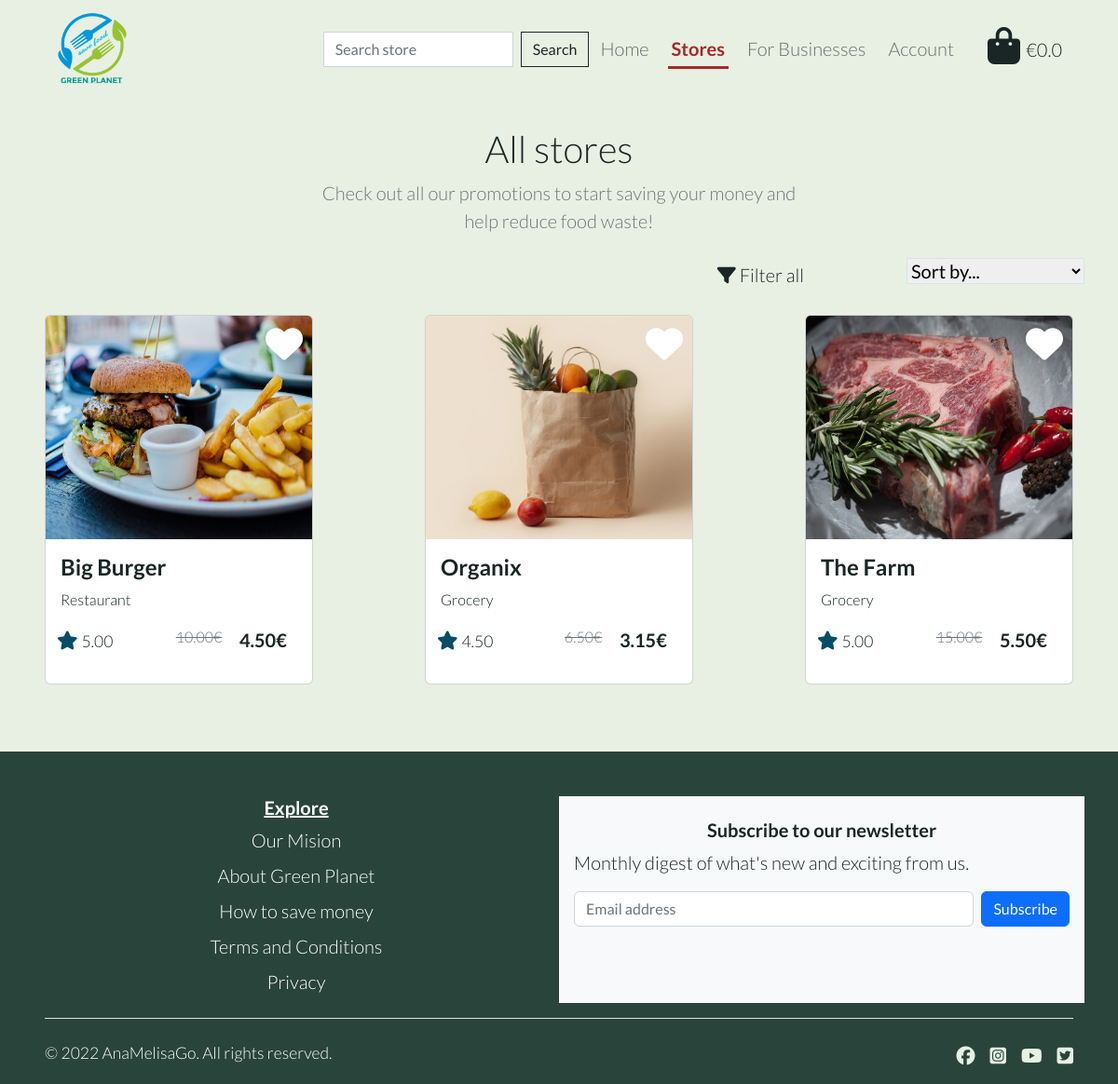
The page /stores/ on the database as committed earlier.
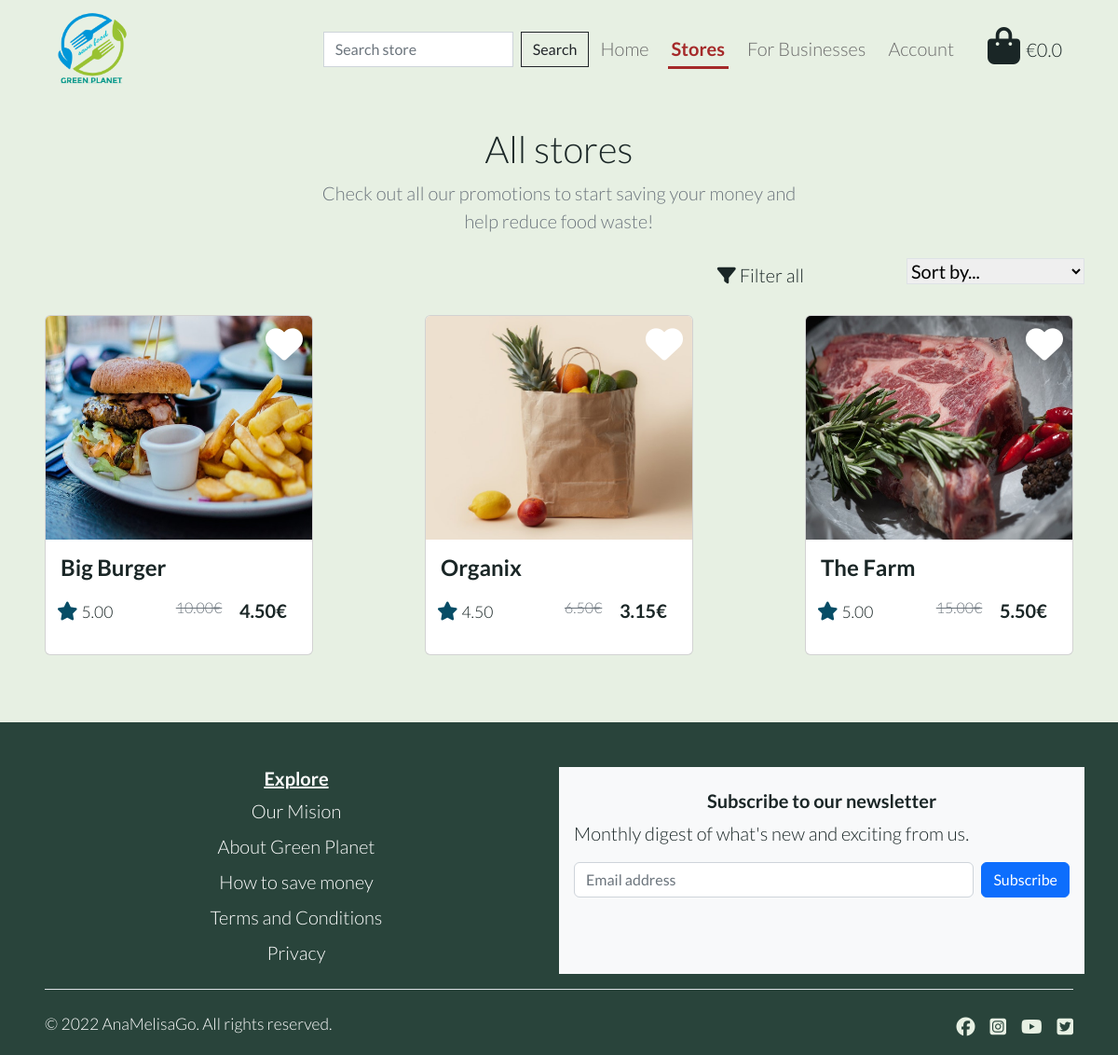
The same page on the database as committed later.
### store/models.py (models this page shows, shortened)
class Store(models.Model):
    business_type = models.ForeignKey(
        'BusinessType', null=True, blank=True, on_delete=models.SET_NULL
    )
    store_name = models.CharField(max_length=255)
    details = models.TextField()
    address = models.TextField()
    original_price = models.DecimalField(max_digits=6, decimal_places=2)
    price = models.DecimalField(max_digits=6, decimal_places=2)
    rating = models.DecimalField(
        max_digits=6, decimal_places=2, null=True, blank=True
    )
    favourites = models.ManyToManyField(
        User, related_name='favourite', default=None, blank=True
    )
    image = models.ImageField(null=True, blank=True)
    def __str__(self):
        return self.store_name

class BusinessType(models.Model):
    name = models.CharField(max_length=255)
    friendly_name = models.CharField(max_length=255, null=True, blank=True)

### store/views.py (the view, shortened to what this page needs)
# urls.py: path('', views.all_stores, name='all_stores'),
def all_stores(request):
    stores = Store.objects.all()
    query = None
    business_types = None
    sort = None
    direction = None
    current_sorting = f'{sort}_{direction}'
    context = {
        'store': 'active',
        'all_stores': 'active',
        'stores': stores,
        'current_type': 'business_types',
        'current_sorting': current_sorting,
    }
    return render(request, 'stores/all_stores.html', context)

### bag/contexts.py (called while the page is built, shortened)
def bag_contents(request):
    bag_items = []
    grand_total = 0
    bag = request.session.get('bag', {})
    context = {
        'bag_items': bag_items,
        'grand_total': grand_total,
    }
    return context

### store/templates/stores/all_stores.html (shortened to what this page needs)
{% extends "base.html" %}
{% load static %}
{% block content %}
<main>
    <section class="py-2 text-center container">
        <div class="row">
            <div class="col-lg-6 col-md-8 mx-auto">
                <h1 class="fw-light">All stores</h1>
                <p class="lead text-muted">
                    Check out all our promotions to start saving your money and help reduce food waste!
                </p>
            </div>
        </div>
    </section>
    <section>
        <div class="row me-4">
            <div class="col-lg-3 col-md-4 col-sm-6 offset-lg-6 offset-md-4">
                <div class="dropdown d-flex gap-5 justify-content-end">
                    <a class="p-1 filter-link" href="#" role="button" data-bs-toggle="dropdown" aria-expanded="false">
                        <i class="fas fa-filter"></i>
                        <span>Filter all</span>
                    </a>
                </div>
            </div>
            <div class="col-lg-3 col-md-4 col-sm-6">
                <div class="sort-select-wrapper text-end">
                    <select id="filter-selector" class="custom-select custom-select-sm rounded-0 border border-{% if current_sorting != 'None_None' %}info{% else %}black{% endif %}">
                        <option value="reset" {% if current_sorting == 'None_None' %}selected{% endif %}>Sort by...</option>
                    </select>
                </div>
            </div>
        </div>
    </section>
    <div class="row row-cols-sm-1 row-cols-md-2 row-cols-lg-3 d-flex justify-content-center mb-5">
        {% for store in stores %}
        <div class="col my-4 d-flex justify-content-center">
            <div class="card position-relative" style="width: 18rem;">
                <a class="hvr-icon-grow" href="#">
                    <i class="fas fa-heart add-favourite fs-1 text-white hvr-icon"></i>
                </a>
                {% if store.image %}
                <a href="{% url 'store_detail' store.id %}">
                    <img src="{{ store.image.url }}" class="card-img-top" alt="{{ store.store_name }}">
                </a>
                {% else %}
                <a href="{% url 'store_detail' store.id %}">
                    <img src="{{ MEDIA_URL }}no-image.jpg" class="card-img-top" alt="{{ store.store_name }}">
                </a>
                {% endif %}
                <div class="card-body">
                    <a class="store-card-title" href="#">
                        <h4 class="card-title fw-bold">{{ store.store_name }}</h4>
                    </a>
                    <p class="card-text fs-6">{{ store.business_type.friendly_name }}</p>
                    <div class="row text-end">
                        <div class="col-4 px-2 text-start">
                            <p><i class="fas fa-star text-dark-ocean"></i> <small>{{ store.rating }}</small></p>
                        </div>
                        <div class="col-3 px-0 offset-1">
                            <p class="text-decoration-line-through text-muted fs-6">{{ store.original_price }}€</p>
                        </div>
                        <div class="col-3 px-0">
                            <p class="fw-bold">{{ store.price }}€</p>
                        </div>
                    </div>
                </div>
            </div>
        </div>
        {% endfor %}
    </div>
</main>
{% endblock %}

### templates/base.html (shortened to what this page needs)
{% load static %}
<!doctype html>
<html lang="en">
<head>
    {% block core_css %}
    <link href="https://cdn.jsdelivr.net/npm/bootstrap@5.2.2/dist/css/bootstrap.min.css" rel="stylesheet"
>
    <link rel="stylesheet" href="https://cdnjs.cloudflare.com/ajax/libs/hover.css/2.3.1/css/hover-min.css"
 />
    <link rel="stylesheet" href="{% static 'css/base.css' %}">
    {% endblock %}
</head>
<body>
    <header class="container-fluid fixed-top g-0">
        <nav class="navbar navbar-expand-lg bg-white-leaf">
            <div class="container-fluid">
                <a class="navbar-brand ms-lg-5 mx-2" href="{% url 'home' %}">
                    <img class="logo" src="{{ MEDIA_URL }}green-planet-logo.png" alt="Logo">
                </a>
                {% include 'includes/main-nav.html' %}
                <div class="d-none d-lg-block mb-2 me-5 {{ bag }}">
                    <a class="nav-link {% if grand_total %}fw-bold{% endif %}" href="{% url 'view_bag' %}">
                        <span class="fs-2">
                            <i class="fas fa-shopping-bag fa-lg"></i>
                        </span>
                        <span class="my-0">
                            {% if grand_total %}
                                €{{ grand_total|floatformat:2 }}
                            {% else %}
                                €0.0
                            {% endif %}
                        </span>
                    </a>
                </div>
            </div>
        </nav>
    </header>
    {% block content %}
    {% endblock %}
    {% include 'includes/footer.html' %}
</body>
</html>

### templates/includes/main-nav.html (shortened to what this page needs)
<div class="collapse navbar-collapse justify-content-end me-4" id="main-navbar">
    <form method="GET" action="{% url 'all_stores' %}" class="d-flex" role="search">
        <input class="form-control me-2 rounded-0" type="text" name="q" placeholder="Search store" aria-label="Search store">
        <button class="btn btn-outline-dark rounded-0" type="submit">Search</button>
    </form>
    <ul class="navbar-nav mb-2 mb-lg-0">
        <li class="nav-item mx-lg-2">
            <a class="nav-link {{ home }} p-1" aria-current="page" href="{% url 'home' %}">Home</a>
        </li>
        <li class="nav-item dropdown mx-lg-2">
            <a class="nav-link p-1 {{ store }} {{ stores }}" href="#" role="button" data-bs-toggle="dropdown" aria-expanded="false">
                Stores
            </a>
        </li>
        <li class="nav-item mx-lg-2">
            <a class="nav-link {{ business }} p-1" aria-current="page" href="#">For Businesses</a>
        </li>
        <li class="nav-item dropdown mx-lg-2">
            <a class="nav-link p-1" href="#" role="button" data-bs-toggle="dropdown" aria-expanded="false">
                Account
            </a>
        </li>
    </ul>
</div>

### templates/includes/footer.html (shortened to what this page needs)
<div class="container-fluid bg-dark-tree g-0">
    <footer class="pt-5 pb-0 px-5">
        <div class="row">
            <div class="col-lg-4 col-md-12 offset-lg-1 col-md-2 mb-3 text-center">
                <h5 class="text-white fw-bold text-decoration-underline">Explore</h5>
                <ul class="nav flex-column">
                    <li class="nav-item mb-2"><a href="#" class="nav-link p-0 text-white">Our Mision</a></li>
                    <li class="nav-item mb-2"><a href="#" class="nav-link p-0 text-white">About Green Planet</a></li>
                    <li class="nav-item mb-2"><a href="#save-money" class="nav-link p-0 text-white">How to save money</a></li>
                    <li class="nav-item mb-2"><a href="{% url 'terms' %}" class="nav-link p-0 text-white">Terms and Conditions</a></li>
                    <li class="nav-item mb-2"><a href="{% url 'privacy' %}" class="nav-link p-0 text-white">Privacy</a></li>
                </ul>
            </div>
            <div class="col-lg-6 col-md-12 offset-lg-1 mb-3 bg-light py-4 px-3">
                <form>
                    <h5 class="fw-bold text-center">Subscribe to our newsletter</h5>
                    <p>Monthly digest of what's new and exciting from us.</p>
                    <div class="d-flex flex-column flex-sm-row w-100 gap-2">
                        <input id="newsletter1" type="text" class="form-control" placeholder="Email address">
                        <button class="btn btn-primary" type="button">Subscribe</button>
                    </div>
                </form>
            </div>
        </div>
        <div class="d-flex flex-column flex-sm-row justify-content-between pt-4 border-top">
            <small>
                <p class="copyright">&copy; 2022 AnaMelisaGo. All rights reserved.</p>
            </small>
            <ul class="list-unstyled d-flex justify-content-center">
                <li class="ms-3"><a class="text-white-leaf" href="#"><i class="fab fa-facebook"></i></i></i></a></li>
                <li class="ms-3"><a class="text-white-leaf" href="#"><i class="fab fa-instagram-square"></i></a></li>
                <li class="ms-3"><a class="text-white-leaf" href="#"><i class="fab fa-youtube"></i></a></li>
                <li class="ms-3"><a class="text-white-leaf" href="#"><i class="fab fa-twitter-square"></i></i></a></li>
            </ul>
        </div>
    </footer>
</div>

### static/css/base.css (style rules this page uses)
:root { --planet-trans-cloud: rgba(194, 219, 232, 0.75); --planet-trans-black: rgba(26, 38, 38, 0.3); --planet-black-night: #1a2626; --planet-dark-tree: #29443b; --planet-dark-ocean: #074d66; --planet-sky-blue: #4a8da7; --planet-white-leaf: #e7f0e3; --planet-brown-leaf: #a52a2a; }
* { padding: 0; margin: 0; border: none; }
html { height: 100%; }
body { min-height: 100vh; display: flex; flex-direction: column; background-color: var(--planet-white-leaf); font-weight: 300; color: var(--planet-black-night); font-size: 20px; font-family: 'Lato', sans-serif; }
a { color: var(--planet-black-night); text-decoration: none; }
.bg-white-leaf { background-color: var(--planet-white-leaf); }
.bg-dark-tree { background-color: var(--planet-dark-tree); }
.text-white-leaf { color: var(--planet-white-leaf); }
.text-dark-ocean { color: var(--planet-dark-ocean); }
.logo { max-height: 5rem; max-width: 5rem; }
.navbar-expand-lg .navbar-nav .nav-link:not(.active) { background-image: linear-gradient( to right, var(--planet-dark-ocean), var(--planet-dark-ocean) 50%, #6a6a6a 50% ); background-size: 200% 100%; background-position: -100%; display: inline-block; padding: 5px 0; position: relative; -webkit-background-clip: text; -webkit-text-fill-color: transparent; transition: all 0.3s ease-in-out; }
.navbar-expand-lg .navbar-nav .nav-link:before { content: ''; background: var(--planet-dark-ocean); display: block; position: absolute; bottom: -3px; left: 0; width: 0; height: 3px; transition: all 0.3s ease-in-out; }
.navbar-expand-lg .navbar-nav .active { font-weight: bolder; border-bottom: 3px solid var(--planet-brown-leaf); background-image: linear-gradient( to right, var(--planet-dark-ocean), var(--planet-dark-ocean) 50%, var(--planet-brown-leaf) 50% ); background-size: 200% 100%; background-position: -100%; display: inline-block; padding: 5px 15px; font-weight: bold; position: relative; -webkit-background-clip: text; -webkit-text-fill-color: transparent; transition: all 0.3s ease-in-out; }
.copyright { color: #fff; }
.add-favourite { position: absolute; top: 10px; right: 10px; color: aquamarine; }
.card-img-top { height: 15rem; }

Rows that differ between the two databases and show on the page:
changed Store "Big Burger": business_type.friendly_name "Restaurant" → (not shown)
changed Store "Organix": business_type.friendly_name "Grocery" → (not shown)
changed Store "The Farm": business_type.friendly_name "Grocery" → (not shown)
